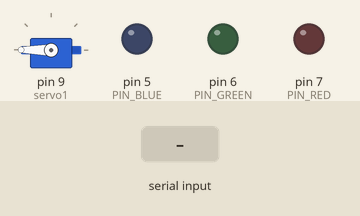
Bench run of a sketch on a simulated Arduino Uno, built with avr-gcc and run on an emulated ATmega328P. Shown: servo, output pins drawn as LEDs (lit = HIGH). The inputs (shaded band) are chosen by the test bench.

Above: at 1.2 s.
1.3 s: "r90\n" received over Serial
At 2.1 s:
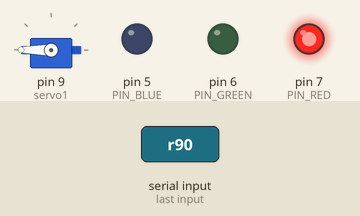
2.8 s: "g90\n" received over Serial
At 3.1 s:
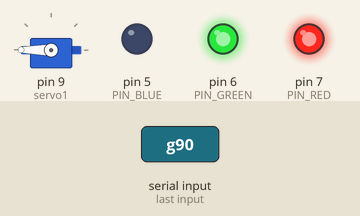
4.3 s: "r,45\n" received over Serial
At 5.5 s:
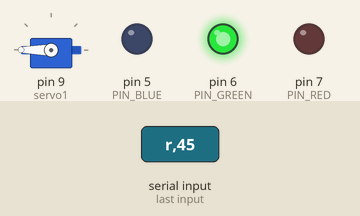
5.8 s: "b90\n" received over Serial
At 6.7 s:
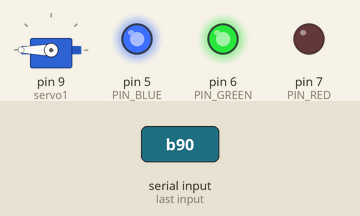
7.3 s: "g,45\n" received over Serial
At 7.9 s:
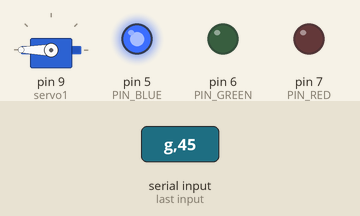
8.8 s: "r" received over Serial
At 10.1 s:
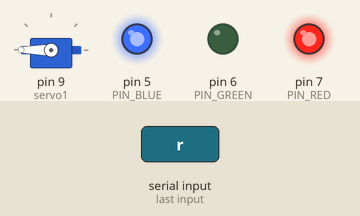
Timing chart, 0 to 11.3 s (numbered marks = the images above; inputs shaded):
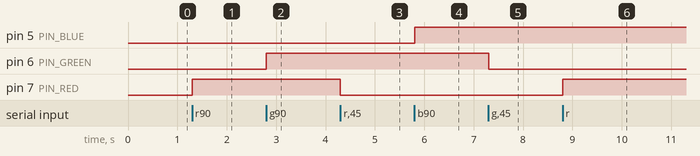

Measured:
- after the input at 1.3 s, pin 7 (PIN_RED): LOW → HIGH at once
- after the input at 2.8 s, pin 6 (PIN_GREEN): LOW → HIGH at once
- after the input at 4.3 s, pin 7 (PIN_RED): HIGH → LOW at once
- after the input at 5.8 s, pin 5 (PIN_BLUE): LOW → HIGH at once
- after the input at 7.3 s, pin 6 (PIN_GREEN): HIGH → LOW at once
- after the input at 8.8 s, pin 7 (PIN_RED): LOW → HIGH at once

The sketch:

Serial_Monitor.ino
```cpp
//  123D.Circuits.io/circuits/752641
//  This circuit demonstrates how to give the Arduino commands through the Serial Monitor
//  Pressing the r, or g, or b key followed by the Enter key toggles the LEDs
//  Typing in an angle between 0 and 180 followed by the d key followed by the Enter key commands the servo

#include <Servo.h>            // include the servo library, source: http://arduino.cc/en/reference/servo

#define PIN_RED 7           // giving pins names
#define PIN_GREEN 6
#define PIN_BLUE 5
int angle = 90;             // initialize the servo to 90 degrees (straight up)
int nextAngle = 0;            // next angle to be set

Servo servo1;             // define the servo as "servo1"
int redOn =LOW;             // define and initialize status of LEDs
int greenOn =LOW;
int blueOn =LOW;

void setup()
{
  pinMode(PIN_RED, OUTPUT);     // setting pins as outputs
  pinMode(PIN_GREEN, OUTPUT);
  pinMode(PIN_BLUE, OUTPUT);
  digitalWrite(PIN_RED, redOn);
  digitalWrite(PIN_GREEN, greenOn);
  digitalWrite(PIN_BLUE, blueOn);

  servo1.attach(9);         // set pulse width range: 500 to 2500 microseconds (default values for Arduino servo library)
  // servo1.attach(9, 1000, 2000);  // set pulse width range: 1000 to 2000 microseconds (matches actual servo range)

  Serial.begin(9600);         // initalize the serial connection
}

void loop()
{
  if (Serial.available()){  // if something has been typed and is in the Serial buffer
    char c = Serial.read(); // read 1 character from serial monitor, store it in variable c
    if (c == 'r'){      // if pressed r turn on the red LED
      if (redOn == HIGH){
        redOn = LOW;    // if red LED is already on, turn it off
      } else {
        redOn = HIGH;
      }
    }
    if (c == 'g') greenOn = greenOn == HIGH ? LOW : HIGH; // same logic as above condensed into one line
    if (c == 'b') blueOn = blueOn == HIGH ? LOW : HIGH; // same logic as above condensed into one line

    // to control servo enter a number followed by 'd', this is how to receive numbers with more than one digit
    if (c >= '0' && c <= '9') { // Digit between 0 and 9 received (these are actually ASCII48 to ASCII57)
      nextAngle = nextAngle * 10; // until 'd' is received build up number by multiplying by 10
      nextAngle = nextAngle + (c - '0'); // convert 'c' to decimal and add it to nextAngle ("0" is ASCII48)
    }
    if (c == 'd') { // when a 'd' is received act upon nextAngle
      if (nextAngle > 180) {
        Serial.println("must be <= 180 degrees");
      } else {
        angle = nextAngle; // angle is used to set the servo position
      }
      nextAngle = 0; // Clear this for next input
    }
  }
  digitalWrite(PIN_RED, redOn); // update the values of the LEDs
  digitalWrite(PIN_GREEN, greenOn);
  digitalWrite(PIN_BLUE, blueOn);

  // tell servo to go to new position, map angle to servo command (units of angle are micro-seconds)
  servo1.write(map(angle,0,180,1000,4000));

  delay(5);             // this delay is necessary to cycle-accurately simulate (no lag)

}
```
